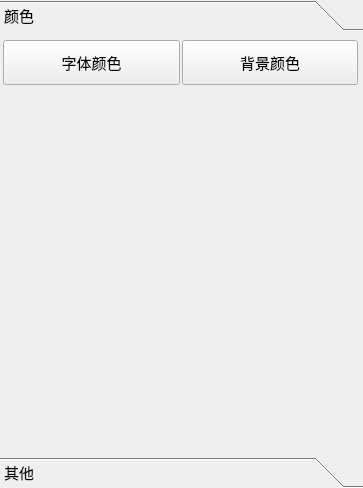
<?xml version="1.0" encoding="UTF-8"?>
<ui version="4.0">
 <class>custom_tool_box</class>
 <widget class="QToolBox" name="custom_tool_box">
  <property name="geometry">
   <rect>
    <x>0</x>
    <y>0</y>
    <width>363</width>
    <height>488</height>
   </rect>
  </property>
  <property name="font">
   <font>
    <pointsize>11</pointsize>
   </font>
  </property>
  <property name="mouseTracking">
   <bool>true</bool>
  </property>
  <property name="windowTitle">
   <string>功能区</string>
  </property>
  <widget class="QWidget" name="page">
   <property name="geometry">
    <rect>
     <x>0</x>
     <y>0</y>
     <width>363</width>
     <height>430</height>
    </rect>
   </property>
   <property name="font">
    <font>
     <pointsize>11</pointsize>
    </font>
   </property>
   <property name="windowTitle">
    <string>功能区</string>
   </property>
   <attribute name="label">
    <string>颜色</string>
   </attribute>
   <widget class="QWidget" name="layoutWidget">
    <property name="geometry">
     <rect>
      <x>0</x>
      <y>0</y>
      <width>361</width>
      <height>51</height>
     </rect>
    </property>
    <layout class="QHBoxLayout" name="horizontalLayout">
     <property name="spacing">
      <number>2</number>
     </property>
     <property name="leftMargin">
      <number>3</number>
     </property>
     <property name="topMargin">
      <number>3</number>
     </property>
     <property name="rightMargin">
      <number>3</number>
     </property>
     <property name="bottomMargin">
      <number>3</number>
     </property>
     <item>
      <widget class="QPushButton" name="font_color">
       <property name="sizePolicy">
        <sizepolicy hsizetype="Minimum" vsizetype="Expanding">
         <horstretch>0</horstretch>
         <verstretch>0</verstretch>
        </sizepolicy>
       </property>
       <property name="text">
        <string>字体颜色</string>
       </property>
      </widget>
     </item>
     <item>
      <widget class="QPushButton" name="fill_color">
       <property name="sizePolicy">
        <sizepolicy hsizetype="Minimum" vsizetype="Expanding">
         <horstretch>0</horstretch>
         <verstretch>0</verstretch>
        </sizepolicy>
       </property>
       <property name="text">
        <string>背景颜色</string>
       </property>
      </widget>
     </item>
    </layout>
   </widget>
  </widget>
  <widget class="QWidget" name="page_2">
   <property name="geometry">
    <rect>
     <x>0</x>
     <y>0</y>
     <width>363</width>
     <height>430</height>
    </rect>
   </property>
   <attribute name="label">
    <string>其他</string>
   </attribute>
  </widget>
 </widget>
 <resources/>
 <connections/>
</ui>
